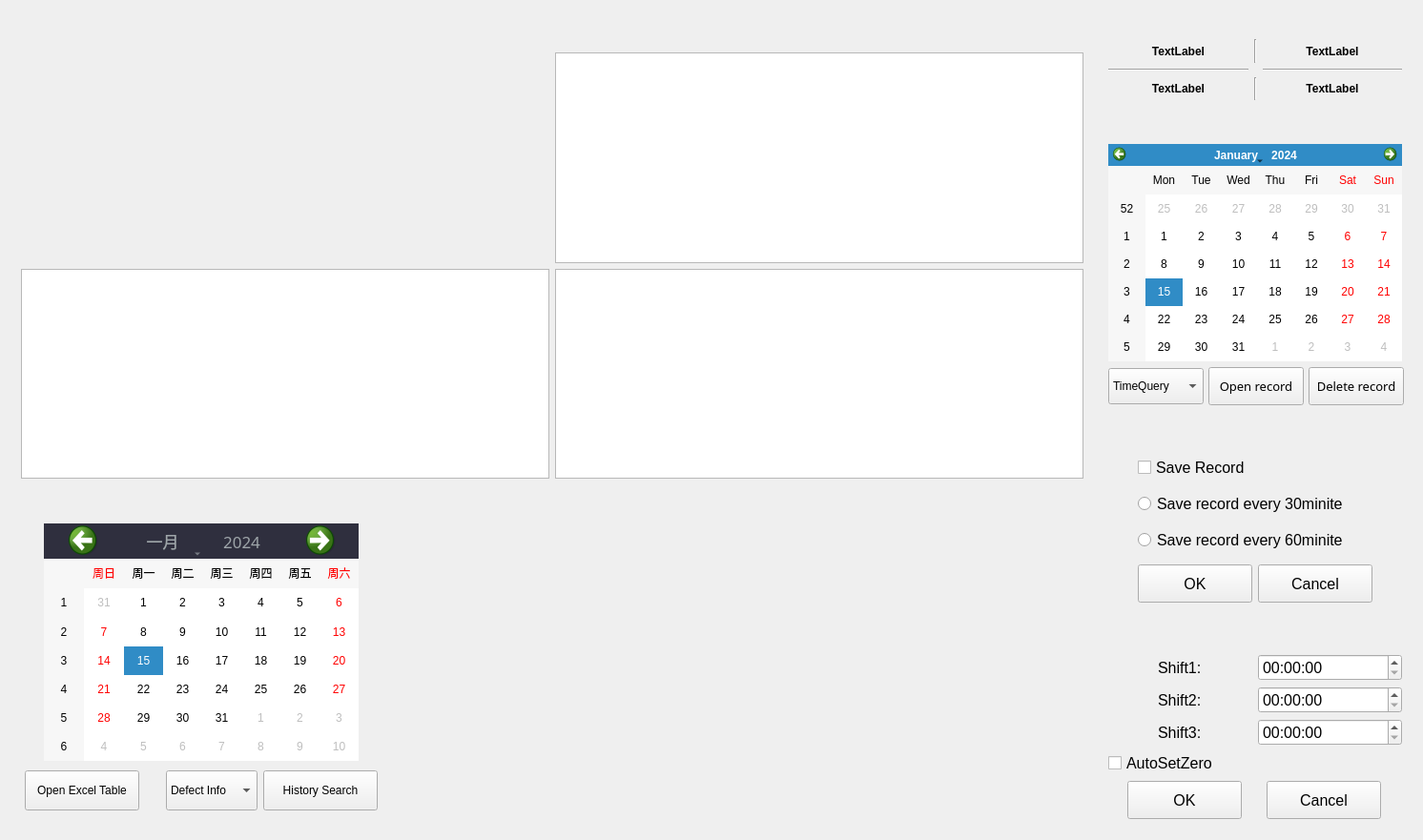
<?xml version="1.0" encoding="UTF-8"?>
<ui version="4.0">
 <class>widget_count</class>
 <widget class="QWidget" name="widget_count">
  <property name="geometry">
   <rect>
    <x>0</x>
    <y>0</y>
    <width>1492</width>
    <height>881</height>
   </rect>
  </property>
  <property name="windowTitle">
   <string>widget_count</string>
  </property>
  <property name="styleSheet">
   <string notr="true"/>
  </property>
  <layout class="QHBoxLayout" name="horizontalLayout">
   <item>
    <layout class="QVBoxLayout" name="verticalLayout">
     <property name="spacing">
      <number>0</number>
     </property>
     <property name="leftMargin">
      <number>0</number>
     </property>
     <property name="rightMargin">
      <number>0</number>
     </property>
     <item>
      <widget class="DHBaseWidget" name="widget" native="true">
       <property name="minimumSize">
        <size>
         <width>0</width>
         <height>25</height>
        </size>
       </property>
       <property name="maximumSize">
        <size>
         <width>16777215</width>
         <height>25</height>
        </size>
       </property>
      </widget>
     </item>
     <item>
      <widget class="QStackedWidget" name="stackedWidget">
       <property name="currentIndex">
        <number>0</number>
       </property>
       <widget class="QWidget" name="page">
        <layout class="QVBoxLayout" name="verticalLayout_4">
         <property name="spacing">
          <number>0</number>
         </property>
         <property name="leftMargin">
          <number>0</number>
         </property>
         <property name="topMargin">
          <number>5</number>
         </property>
         <property name="rightMargin">
          <number>0</number>
         </property>
         <property name="bottomMargin">
          <number>0</number>
         </property>
         <item>
          <widget class="QWidget" name="widget_page1" native="true">
           <layout class="QGridLayout" name="gridLayout_2" rowstretch="4,3">
            <property name="leftMargin">
             <number>0</number>
            </property>
            <property name="topMargin">
             <number>5</number>
            </property>
            <property name="rightMargin">
             <number>0</number>
            </property>
            <property name="bottomMargin">
             <number>0</number>
            </property>
            <item row="1" column="0" colspan="2">
             <layout class="QHBoxLayout" name="horizontalLayout_9">
              <item>
               <widget class="DHBaseWidget" name="widget_HistotySearch" native="true">
                <property name="sizePolicy">
                 <sizepolicy hsizetype="Fixed" vsizetype="Preferred">
                  <horstretch>0</horstretch>
                  <verstretch>0</verstretch>
                 </sizepolicy>
                </property>
                <property name="minimumSize">
                 <size>
                  <width>400</width>
                  <height>0</height>
                 </size>
                </property>
                <property name="maximumSize">
                 <size>
                  <width>400</width>
                  <height>16777215</height>
                 </size>
                </property>
                <layout class="QVBoxLayout" name="verticalLayout_5" stretch="6,1,0">
                 <property name="spacing">
                  <number>10</number>
                 </property>
                 <property name="leftMargin">
                  <number>0</number>
                 </property>
                 <property name="topMargin">
                  <number>30</number>
                 </property>
                 <property name="rightMargin">
                  <number>0</number>
                 </property>
                 <property name="bottomMargin">
                  <number>0</number>
                 </property>
                 <item>
                  <layout class="QHBoxLayout" name="horizontalLayout_7">
                   <item>
                    <widget class="QCalendarWidget" name="calendarWidget_1">
                     <property name="maximumSize">
                      <size>
                       <width>330</width>
                       <height>300</height>
                      </size>
                     </property>
                     <property name="styleSheet">
                      <string notr="true">
QToolButton#qt_calendar_monthbutton,#qt_calendar_yearbutton{

color: #9ea5a9; 

font: 13pt simHei; 
}

QCalendarWidget QWidget#qt_calendar_navigationbar
{

background-color: #2F2F3E;
}
QCalendarWidget QToolButton {
    height: 30px;
    width: 80px;
    color: white;
    font-size: 24px;
    icon-size: 48px, 48px;
}
QCalendarWidget QMenu {
    width: 100px;
    left: 20px;
    color: white;
    font-size: 18px;
}

</string>
                     </property>
                     <property name="locale">
                      <locale language="Chinese" country="China"/>
                     </property>
                    </widget>
                   </item>
                  </layout>
                 </item>
                 <item>
                  <layout class="QHBoxLayout" name="horizontalLayout_3">
                   <property name="leftMargin">
                    <number>15</number>
                   </property>
                   <property name="rightMargin">
                    <number>15</number>
                   </property>
                   <item>
                    <widget class="QPushButton" name="Btn_OpenExcel">
                     <property name="sizePolicy">
                      <sizepolicy hsizetype="Fixed" vsizetype="Expanding">
                       <horstretch>0</horstretch>
                       <verstretch>0</verstretch>
                      </sizepolicy>
                     </property>
                     <property name="minimumSize">
                      <size>
                       <width>120</width>
                       <height>0</height>
                      </size>
                     </property>
                     <property name="text">
                      <string>Open Excel Table</string>
                     </property>
                    </widget>
                   </item>
                   <item>
                    <spacer name="horizontalSpacer">
                     <property name="orientation">
                      <enum>Qt::Horizontal</enum>
                     </property>
                     <property name="sizeHint" stdset="0">
                      <size>
                       <width>40</width>
                       <height>20</height>
                      </size>
                     </property>
                    </spacer>
                   </item>
                   <item>
                    <widget class="QComboBox" name="comboBox_2">
                     <property name="sizePolicy">
                      <sizepolicy hsizetype="Preferred" vsizetype="Preferred">
                       <horstretch>0</horstretch>
                       <verstretch>0</verstretch>
                      </sizepolicy>
                     </property>
                     <item>
                      <property name="text">
                       <string>Defect Info</string>
                      </property>
                     </item>
                     <item>
                      <property name="text">
                       <string>MoldNo Info</string>
                      </property>
                     </item>
                    </widget>
                   </item>
                   <item>
                    <widget class="QPushButton" name="Btn_HistorySearch">
                     <property name="sizePolicy">
                      <sizepolicy hsizetype="Fixed" vsizetype="Expanding">
                       <horstretch>0</horstretch>
                       <verstretch>0</verstretch>
                      </sizepolicy>
                     </property>
                     <property name="minimumSize">
                      <size>
                       <width>120</width>
                       <height>0</height>
                      </size>
                     </property>
                     <property name="text">
                      <string>History Search</string>
                     </property>
                    </widget>
                   </item>
                  </layout>
                 </item>
                 <item>
                  <spacer name="verticalSpacer_2">
                   <property name="orientation">
                    <enum>Qt::Vertical</enum>
                   </property>
                   <property name="sizeHint" stdset="0">
                    <size>
                     <width>20</width>
                     <height>20</height>
                    </size>
                   </property>
                  </spacer>
                 </item>
                </layout>
               </widget>
              </item>
              <item>
               <widget class="DHBaseWidget" name="widget_TimePie" native="true">
                <property name="sizePolicy">
                 <sizepolicy hsizetype="Expanding" vsizetype="Expanding">
                  <horstretch>0</horstretch>
                  <verstretch>0</verstretch>
                 </sizepolicy>
                </property>
                <layout class="QVBoxLayout" name="verticalLayout_6">
                 <property name="spacing">
                  <number>0</number>
                 </property>
                 <property name="leftMargin">
                  <number>0</number>
                 </property>
                 <property name="topMargin">
                  <number>30</number>
                 </property>
                 <property name="rightMargin">
                  <number>0</number>
                 </property>
                 <property name="bottomMargin">
                  <number>0</number>
                 </property>
                 <item>
                  <widget class="QWidget" name="widget_pie1" native="true">
                   <property name="styleSheet">
                    <string notr="true"/>
                   </property>
                  </widget>
                 </item>
                </layout>
               </widget>
              </item>
             </layout>
            </item>
            <item row="0" column="0" colspan="2">
             <widget class="QStackedWidget" name="stackedWidget_2">
              <property name="currentIndex">
               <number>1</number>
              </property>
              <widget class="QWidget" name="page_3">
               <layout class="QVBoxLayout" name="verticalLayout_13">
                <property name="spacing">
                 <number>0</number>
                </property>
                <property name="margin">
                 <number>0</number>
                </property>
                <item>
                 <widget class="QWidget" name="widget_4" native="true">
                  <layout class="QVBoxLayout" name="verticalLayout_7">
                   <property name="topMargin">
                    <number>9</number>
                   </property>
                   <item>
                    <widget class="QTableView" name="tableView_1"/>
                   </item>
                   <item>
                    <widget class="QTableView" name="tableView_2"/>
                   </item>
                  </layout>
                 </widget>
                </item>
               </layout>
              </widget>
              <widget class="QWidget" name="page_4">
               <layout class="QVBoxLayout" name="verticalLayout_15">
                <property name="spacing">
                 <number>0</number>
                </property>
                <property name="margin">
                 <number>0</number>
                </property>
                <item>
                 <widget class="QWidget" name="widget_5" native="true">
                  <layout class="QGridLayout" name="gridLayout_4" rowstretch="1,1">
                   <property name="topMargin">
                    <number>9</number>
                   </property>
                   <property name="rightMargin">
                    <number>9</number>
                   </property>
                   <item row="0" column="1">
                    <widget class="DHBaseWidget" name="widget_3" native="true"/>
                   </item>
                   <item row="0" column="2">
                    <widget class="QTableView" name="tableView_4"/>
                   </item>
                   <item row="1" column="2">
                    <widget class="QTableView" name="tableView_5"/>
                   </item>
                   <item row="1" column="1">
                    <widget class="QTableView" name="tableView_3"/>
                   </item>
                  </layout>
                 </widget>
                </item>
               </layout>
              </widget>
             </widget>
            </item>
           </layout>
          </widget>
         </item>
        </layout>
       </widget>
       <widget class="QWidget" name="page_2">
        <layout class="QVBoxLayout" name="verticalLayout_12" stretch="4,3">
         <property name="spacing">
          <number>5</number>
         </property>
         <property name="leftMargin">
          <number>0</number>
         </property>
         <property name="topMargin">
          <number>5</number>
         </property>
         <property name="rightMargin">
          <number>0</number>
         </property>
         <property name="bottomMargin">
          <number>0</number>
         </property>
         <item>
          <widget class="QCustomPlot" name="CustomPlot" native="true">
           <property name="contextMenuPolicy">
            <enum>Qt::CustomContextMenu</enum>
           </property>
           <property name="styleSheet">
            <string notr="true"/>
           </property>
          </widget>
         </item>
         <item>
          <layout class="QHBoxLayout" name="horizontalLayout_10" stretch="4,2,7">
           <property name="leftMargin">
            <number>0</number>
           </property>
           <item>
            <widget class="QCalendarWidget" name="calendarWidget_2">
             <property name="minimumSize">
              <size>
               <width>350</width>
               <height>0</height>
              </size>
             </property>
             <property name="maximumSize">
              <size>
               <width>350</width>
               <height>16777215</height>
              </size>
             </property>
             <property name="contextMenuPolicy">
              <enum>Qt::NoContextMenu</enum>
             </property>
             <property name="styleSheet">
              <string notr="true">
QToolButton#qt_calendar_monthbutton,#qt_calendar_yearbutton{

color: #9ea5a9; 

font: 13pt simHei; 
}

QCalendarWidget QWidget#qt_calendar_navigationbar
{

background-color: #2F2F3E;
}
QCalendarWidget QToolButton {
    height: 30px;
    width: 100px;
    color: white;
    font-size: 24px;
    icon-size: 48px, 48px;
}
QCalendarWidget QMenu {
    width: 100px;
    left: 20px;
    color: white;
    font-size: 18px;
}

</string>
             </property>
             <property name="locale">
              <locale language="Chinese" country="China"/>
             </property>
            </widget>
           </item>
           <item>
            <layout class="QVBoxLayout" name="verticalLayout_8">
             <property name="topMargin">
              <number>0</number>
             </property>
             <property name="bottomMargin">
              <number>0</number>
             </property>
             <item>
              <widget class="DHBaseWidget" name="widget_shiftSearch" native="true">
               <property name="sizePolicy">
                <sizepolicy hsizetype="Preferred" vsizetype="Preferred">
                 <horstretch>0</horstretch>
                 <verstretch>0</verstretch>
                </sizepolicy>
               </property>
               <property name="contextMenuPolicy">
                <enum>Qt::NoContextMenu</enum>
               </property>
               <layout class="QVBoxLayout" name="verticalLayout_9">
                <property name="spacing">
                 <number>5</number>
                </property>
                <property name="topMargin">
                 <number>30</number>
                </property>
                <property name="bottomMargin">
                 <number>5</number>
                </property>
                <item>
                 <widget class="QRadioButton" name="radioButton_Shift1">
                  <property name="text">
                   <string>Shift 1</string>
                  </property>
                  <property name="checked">
                   <bool>true</bool>
                  </property>
                 </widget>
                </item>
                <item>
                 <widget class="QRadioButton" name="radioButton_Shift2">
                  <property name="text">
                   <string>shift 2</string>
                  </property>
                 </widget>
                </item>
                <item>
                 <widget class="QRadioButton" name="radioButton_Shift3">
                  <property name="text">
                   <string>shift 3</string>
                  </property>
                 </widget>
                </item>
                <item>
                 <widget class="QRadioButton" name="radioButton_ShiftAll">
                  <property name="text">
                   <string>All shift</string>
                  </property>
                 </widget>
                </item>
               </layout>
              </widget>
             </item>
             <item>
              <widget class="DHBaseWidget" name="widget_table" native="true">
               <property name="contextMenuPolicy">
                <enum>Qt::NoContextMenu</enum>
               </property>
               <layout class="QVBoxLayout" name="verticalLayout_10">
                <property name="topMargin">
                 <number>30</number>
                </property>
                <item>
                 <widget class="QRadioButton" name="radioButton_table1">
                  <property name="text">
                   <string>Failure Number table</string>
                  </property>
                  <property name="checked">
                   <bool>true</bool>
                  </property>
                 </widget>
                </item>
                <item>
                 <widget class="QRadioButton" name="radioButton_table2">
                  <property name="text">
                   <string>Failure Rate table</string>
                  </property>
                 </widget>
                </item>
                <item>
                 <widget class="QRadioButton" name="radioButton_table3">
                  <property name="text">
                   <string>Shift Defect Count Plot</string>
                  </property>
                 </widget>
                </item>
               </layout>
              </widget>
             </item>
             <item>
              <widget class="QPushButton" name="pushButton_Search">
               <property name="minimumSize">
                <size>
                 <width>150</width>
                 <height>50</height>
                </size>
               </property>
               <property name="font">
                <font>
                 <family>微软雅黑</family>
                 <pointsize>12</pointsize>
                 <weight>75</weight>
                 <bold>true</bold>
                </font>
               </property>
               <property name="text">
                <string>Search</string>
               </property>
              </widget>
             </item>
            </layout>
           </item>
           <item>
            <widget class="DHBaseWidget" name="widget_ShiftPie" native="true">
             <layout class="QVBoxLayout" name="verticalLayout_11">
              <property name="spacing">
               <number>0</number>
              </property>
              <property name="leftMargin">
               <number>0</number>
              </property>
              <property name="topMargin">
               <number>30</number>
              </property>
              <property name="rightMargin">
               <number>0</number>
              </property>
              <property name="bottomMargin">
               <number>0</number>
              </property>
              <item>
               <widget class="QWidget" name="widget_pie2" native="true"/>
              </item>
             </layout>
            </widget>
           </item>
          </layout>
         </item>
        </layout>
       </widget>
      </widget>
     </item>
    </layout>
   </item>
   <item>
    <widget class="QWidget" name="widget_countset" native="true">
     <property name="minimumSize">
      <size>
       <width>330</width>
       <height>0</height>
      </size>
     </property>
     <property name="maximumSize">
      <size>
       <width>330</width>
       <height>16777215</height>
      </size>
     </property>
     <layout class="QVBoxLayout" name="verticalLayout_3" stretch="1,3,2,2">
      <property name="spacing">
       <number>5</number>
      </property>
      <property name="margin">
       <number>0</number>
      </property>
      <item>
       <widget class="DHBaseWidget" name="widget_countInfo" native="true">
        <property name="minimumSize">
         <size>
          <width>0</width>
          <height>0</height>
         </size>
        </property>
        <property name="font">
         <font>
          <pointsize>12</pointsize>
         </font>
        </property>
        <layout class="QVBoxLayout" name="verticalLayout_2">
         <property name="topMargin">
          <number>30</number>
         </property>
         <item>
          <layout class="QGridLayout" name="gridLayout">
           <property name="margin">
            <number>0</number>
           </property>
           <item row="0" column="0">
            <widget class="QLabel" name="label_total">
             <property name="font">
              <font>
               <pointsize>9</pointsize>
               <weight>75</weight>
               <bold>true</bold>
              </font>
             </property>
             <property name="frameShape">
              <enum>QFrame::NoFrame</enum>
             </property>
             <property name="frameShadow">
              <enum>QFrame::Plain</enum>
             </property>
             <property name="text">
              <string>TextLabel</string>
             </property>
             <property name="alignment">
              <set>Qt::AlignCenter</set>
             </property>
            </widget>
           </item>
           <item row="0" column="2">
            <widget class="QLabel" name="label_failur">
             <property name="font">
              <font>
               <pointsize>9</pointsize>
               <weight>75</weight>
               <bold>true</bold>
              </font>
             </property>
             <property name="frameShape">
              <enum>QFrame::NoFrame</enum>
             </property>
             <property name="frameShadow">
              <enum>QFrame::Plain</enum>
             </property>
             <property name="text">
              <string>TextLabel</string>
             </property>
             <property name="alignment">
              <set>Qt::AlignCenter</set>
             </property>
            </widget>
           </item>
           <item row="0" column="1">
            <widget class="Line" name="line">
             <property name="orientation">
              <enum>Qt::Vertical</enum>
             </property>
            </widget>
           </item>
           <item row="2" column="0">
            <widget class="QLabel" name="label_failurRate">
             <property name="font">
              <font>
               <pointsize>9</pointsize>
               <weight>75</weight>
               <bold>true</bold>
              </font>
             </property>
             <property name="frameShape">
              <enum>QFrame::NoFrame</enum>
             </property>
             <property name="frameShadow">
              <enum>QFrame::Plain</enum>
             </property>
             <property name="text">
              <string>TextLabel</string>
             </property>
             <property name="alignment">
              <set>Qt::AlignCenter</set>
             </property>
            </widget>
           </item>
           <item row="2" column="1">
            <widget class="Line" name="line_3">
             <property name="orientation">
              <enum>Qt::Vertical</enum>
             </property>
            </widget>
           </item>
           <item row="2" column="2">
            <widget class="QLabel" name="label_modelRate">
             <property name="font">
              <font>
               <pointsize>9</pointsize>
               <weight>75</weight>
               <bold>true</bold>
              </font>
             </property>
             <property name="frameShape">
              <enum>QFrame::NoFrame</enum>
             </property>
             <property name="frameShadow">
              <enum>QFrame::Plain</enum>
             </property>
             <property name="text">
              <string>TextLabel</string>
             </property>
             <property name="alignment">
              <set>Qt::AlignCenter</set>
             </property>
            </widget>
           </item>
           <item row="1" column="2">
            <widget class="Line" name="line_4">
             <property name="orientation">
              <enum>Qt::Horizontal</enum>
             </property>
            </widget>
           </item>
           <item row="1" column="0">
            <widget class="Line" name="line_2">
             <property name="orientation">
              <enum>Qt::Horizontal</enum>
             </property>
            </widget>
           </item>
          </layout>
         </item>
        </layout>
       </widget>
      </item>
      <item>
       <widget class="DHBaseWidget" name="widget_2" native="true">
        <layout class="QGridLayout" name="gridLayout_3">
         <property name="topMargin">
          <number>30</number>
         </property>
         <item row="0" column="0" colspan="3">
          <widget class="QCalendarWidget" name="calendarWidget"/>
         </item>
         <item row="1" column="0">
          <widget class="QComboBox" name="comboBox">
           <property name="sizePolicy">
            <sizepolicy hsizetype="Minimum" vsizetype="Fixed">
             <horstretch>0</horstretch>
             <verstretch>0</verstretch>
            </sizepolicy>
           </property>
           <property name="minimumSize">
            <size>
             <width>100</width>
             <height>38</height>
            </size>
           </property>
           <property name="maximumSize">
            <size>
             <width>80</width>
             <height>38</height>
            </size>
           </property>
           <item>
            <property name="text">
             <string>TimeQuery</string>
            </property>
           </item>
           <item>
            <property name="text">
             <string>ShiftQuery</string>
            </property>
           </item>
          </widget>
         </item>
         <item row="1" column="1">
          <widget class="QPushButton" name="pushButton_openRecord">
           <property name="sizePolicy">
            <sizepolicy hsizetype="Minimum" vsizetype="Fixed">
             <horstretch>0</horstretch>
             <verstretch>0</verstretch>
            </sizepolicy>
           </property>
           <property name="minimumSize">
            <size>
             <width>100</width>
             <height>40</height>
            </size>
           </property>
           <property name="maximumSize">
            <size>
             <width>80</width>
             <height>40</height>
            </size>
           </property>
           <property name="font">
            <font>
             <family>微软雅黑</family>
             <pointsize>10</pointsize>
            </font>
           </property>
           <property name="text">
            <string>Open record</string>
           </property>
          </widget>
         </item>
         <item row="1" column="2">
          <widget class="QPushButton" name="pushButton_deleteRecord">
           <property name="minimumSize">
            <size>
             <width>100</width>
             <height>40</height>
            </size>
           </property>
           <property name="maximumSize">
            <size>
             <width>80</width>
             <height>40</height>
            </size>
           </property>
           <property name="font">
            <font>
             <family>微软雅黑</family>
             <pointsize>10</pointsize>
            </font>
           </property>
           <property name="text">
            <string>Delete record</string>
           </property>
          </widget>
         </item>
        </layout>
       </widget>
      </item>
      <item>
       <widget class="DHBaseWidget" name="widget_saveRecord" native="true">
        <property name="font">
         <font>
          <pointsize>12</pointsize>
         </font>
        </property>
        <layout class="QGridLayout" name="gridLayout_saveRecord">
         <property name="topMargin">
          <number>30</number>
         </property>
         <item row="0" column="0">
          <widget class="QCheckBox" name="checkBox_saveRecord">
           <property name="font">
            <font>
             <pointsize>12</pointsize>
            </font>
           </property>
           <property name="text">
            <string>Save Record</string>
           </property>
          </widget>
         </item>
         <item row="3" column="0">
          <layout class="QHBoxLayout" name="horizontalLayout_2">
           <item>
            <widget class="QPushButton" name="pushButton_saveRecordOK">
             <property name="minimumSize">
              <size>
               <width>120</width>
               <height>40</height>
              </size>
             </property>
             <property name="maximumSize">
              <size>
               <width>120</width>
               <height>40</height>
              </size>
             </property>
             <property name="font">
              <font>
               <pointsize>12</pointsize>
              </font>
             </property>
             <property name="text">
              <string>OK</string>
             </property>
            </widget>
           </item>
           <item>
            <widget class="QPushButton" name="pushButton_saveRecordCancel">
             <property name="minimumSize">
              <size>
               <width>120</width>
               <height>40</height>
              </size>
             </property>
             <property name="maximumSize">
              <size>
               <width>120</width>
               <height>40</height>
              </size>
             </property>
             <property name="font">
              <font>
               <pointsize>12</pointsize>
              </font>
             </property>
             <property name="text">
              <string>Cancel</string>
             </property>
            </widget>
           </item>
          </layout>
         </item>
         <item row="1" column="0">
          <widget class="QRadioButton" name="radioButton_30minite">
           <property name="font">
            <font>
             <pointsize>12</pointsize>
            </font>
           </property>
           <property name="text">
            <string>Save record every 30minite</string>
           </property>
          </widget>
         </item>
         <item row="2" column="0">
          <widget class="QRadioButton" name="radioButton_60minite">
           <property name="font">
            <font>
             <pointsize>12</pointsize>
            </font>
           </property>
           <property name="text">
            <string>Save record every 60minite</string>
           </property>
          </widget>
         </item>
        </layout>
       </widget>
      </item>
      <item>
       <widget class="DHBaseWidget" name="widget_ShiftSet" native="true">
        <property name="font">
         <font>
          <pointsize>12</pointsize>
         </font>
        </property>
        <layout class="QVBoxLayout" name="verticalLayout_shitf">
         <property name="topMargin">
          <number>30</number>
         </property>
         <item>
          <layout class="QHBoxLayout" name="horizontalLayout_4">
           <item alignment="Qt::AlignHCenter">
            <widget class="QLabel" name="label">
             <property name="font">
              <font>
               <pointsize>12</pointsize>
              </font>
             </property>
             <property name="text">
              <string>Shift1:</string>
             </property>
            </widget>
           </item>
           <item>
            <widget class="QTimeEdit" name="timeEdit_shift1">
             <property name="font">
              <font>
               <pointsize>12</pointsize>
              </font>
             </property>
             <property name="displayFormat">
              <string>HH:mm:ss</string>
             </property>
            </widget>
           </item>
          </layout>
         </item>
         <item>
          <layout class="QHBoxLayout" name="horizontalLayout_5">
           <item alignment="Qt::AlignHCenter">
            <widget class="QLabel" name="label_2">
             <property name="font">
              <font>
               <pointsize>12</pointsize>
              </font>
             </property>
             <property name="text">
              <string>Shift2:</string>
             </property>
            </widget>
           </item>
           <item>
            <widget class="QTimeEdit" name="timeEdit_shift2">
             <property name="font">
              <font>
               <pointsize>12</pointsize>
              </font>
             </property>
             <property name="displayFormat">
              <string>HH:mm:ss</string>
             </property>
            </widget>
           </item>
          </layout>
         </item>
         <item>
          <layout class="QHBoxLayout" name="horizontalLayout_6">
           <item alignment="Qt::AlignHCenter">
            <widget class="QLabel" name="label_3">
             <property name="font">
              <font>
               <pointsize>12</pointsize>
              </font>
             </property>
             <property name="text">
              <string>Shift3:</string>
             </property>
            </widget>
           </item>
           <item>
            <widget class="QTimeEdit" name="timeEdit_shift3">
             <property name="font">
              <font>
               <pointsize>12</pointsize>
              </font>
             </property>
             <property name="displayFormat">
              <string>HH:mm:ss</string>
             </property>
            </widget>
           </item>
          </layout>
         </item>
         <item>
          <widget class="QCheckBox" name="checkBox_AutoSetZero">
           <property name="font">
            <font>
             <pointsize>12</pointsize>
            </font>
           </property>
           <property name="text">
            <string>AutoSetZero</string>
           </property>
          </widget>
         </item>
         <item>
          <layout class="QHBoxLayout" name="horizontalLayout_8">
           <item>
            <widget class="QPushButton" name="pushButton_shiftOK">
             <property name="minimumSize">
              <size>
               <width>120</width>
               <height>40</height>
              </size>
             </property>
             <property name="maximumSize">
              <size>
               <width>120</width>
               <height>40</height>
              </size>
             </property>
             <property name="font">
              <font>
               <pointsize>12</pointsize>
              </font>
             </property>
             <property name="text">
              <string>OK</string>
             </property>
            </widget>
           </item>
           <item>
            <widget class="QPushButton" name="pushButton_shiftCancel">
             <property name="minimumSize">
              <size>
               <width>120</width>
               <height>40</height>
              </size>
             </property>
             <property name="maximumSize">
              <size>
               <width>120</width>
               <height>40</height>
              </size>
             </property>
             <property name="font">
              <font>
               <pointsize>12</pointsize>
              </font>
             </property>
             <property name="text">
              <string>Cancel</string>
             </property>
            </widget>
           </item>
          </layout>
         </item>
        </layout>
       </widget>
      </item>
     </layout>
    </widget>
   </item>
  </layout>
 </widget>
 <layoutdefault spacing="6" margin="11"/>
 <customwidgets>
  <customwidget>
   <class>DHBaseWidget</class>
   <extends>QWidget</extends>
   <header location="global">dhbasewidget.h</header>
   <container>1</container>
  </customwidget>
  <customwidget>
   <class>QCustomPlot</class>
   <extends>QWidget</extends>
   <header location="global">qcustomplot.h</header>
   <container>1</container>
  </customwidget>
 </customwidgets>
 <resources/>
 <connections/>
</ui>
